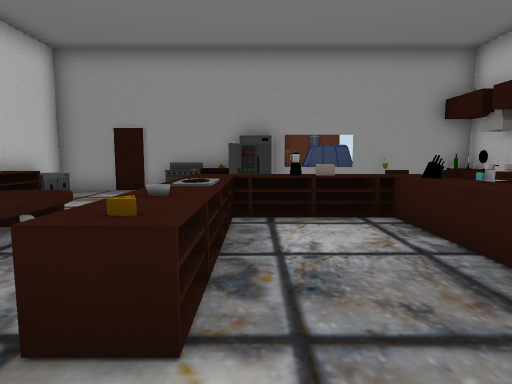
view 1 (above)

12 first-person views from a walk through a 3-D level made in the Unity game engine. The camera is 1.4 m above the floor, tilts 6° down and sees 75° across. The floor is counted in squares, 1.29 m on a side. Each view is taken from the middle of a square. On the plan, view 1 faces up. The plan holds only what a view shows up to about 13 squares ahead; the rest is blank. The place goes on beyond the plan. The player is left out.

view 2
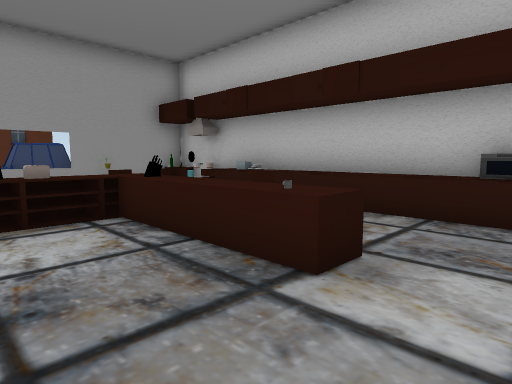

view 3
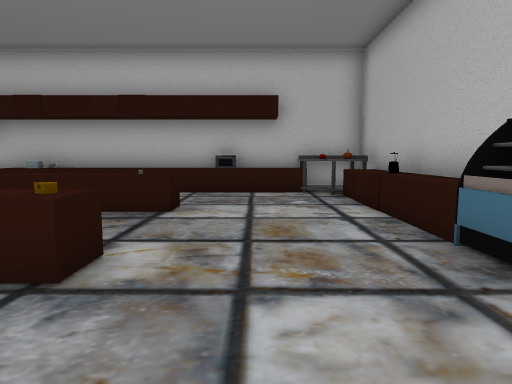

view 4
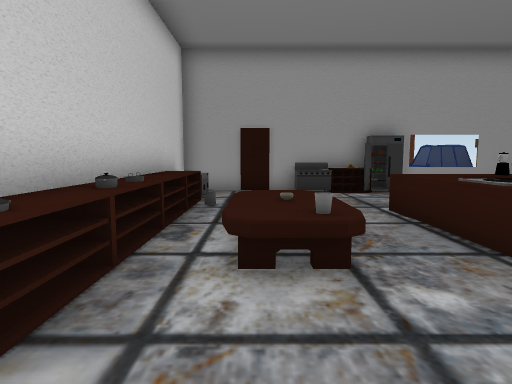

view 5
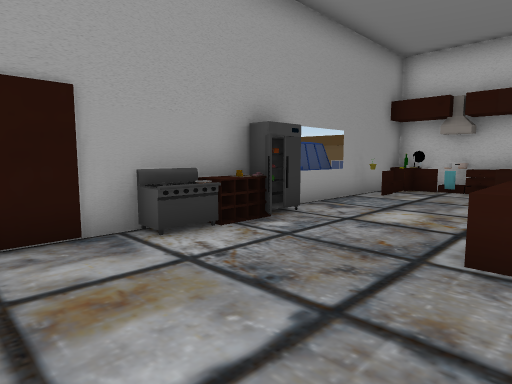

view 6
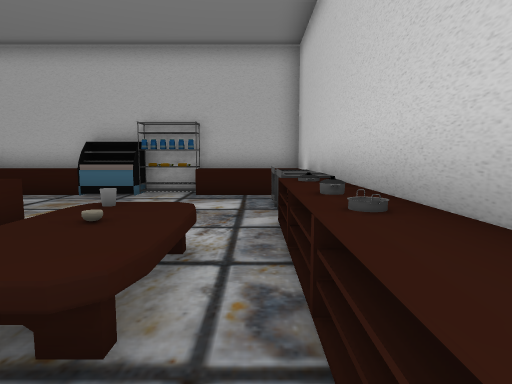

view 7
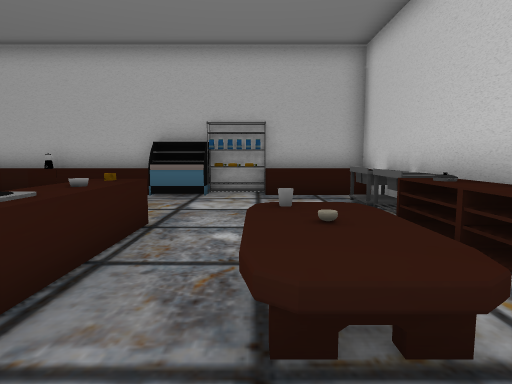

view 8
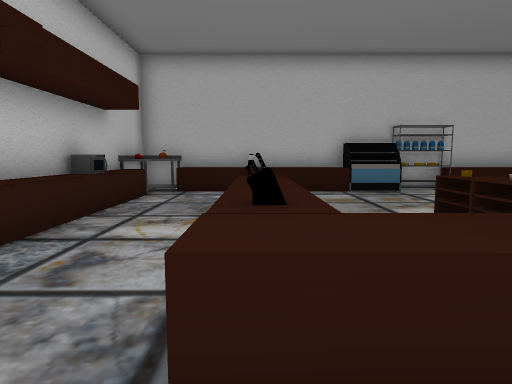

view 9
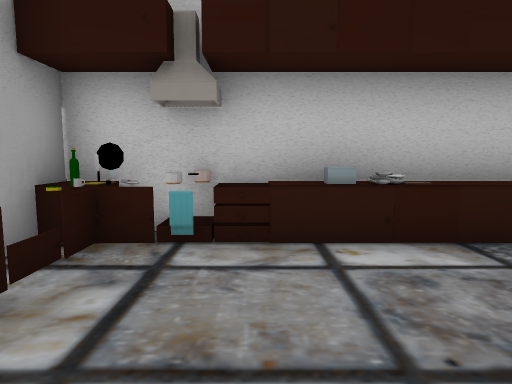

view 10
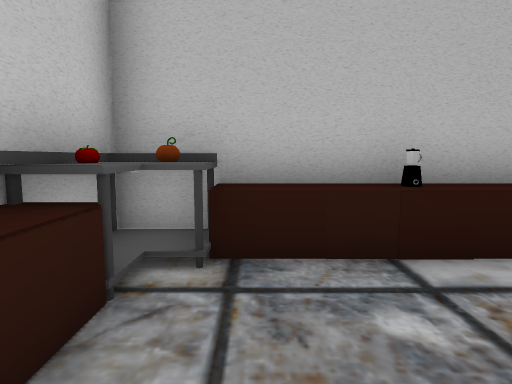

view 11
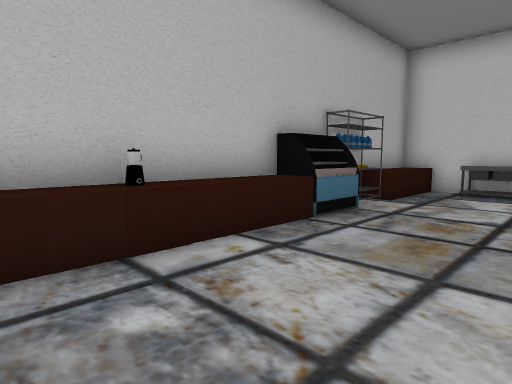

view 12
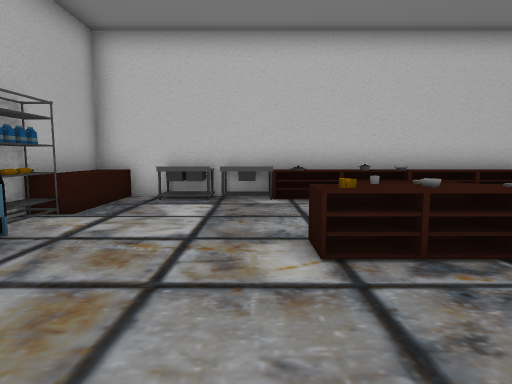

### Floor plan
Key: @ floor where view 1 was taken; # wall or solid block; . main floor; : floor 0.5 m higher than the main floor; + floor 1 m higher than the main floor; ^ raised ledge; O other object.
Columns run from 7 left of view 1 to 8 right of it. Each row starts with its distance up from view 1.
 13              O
 12         OOO  O
 11  #############OO
 10 #...OOOO...+:OOO
  9  O....O......OO
  8  O...........OO
  7  ^....^^^^^.OO#
  6  ^....OOO^O..O#
  5  ^.OO.O...O..^^
  4  O.OO.O...O..^^
  3  ^.OO.O...O..^^
  2  O....O...O..^^
  1   ...........#O
  0  O.....@.....^^
 -1  O...........O^
 -2 #............OO
 -3  OOOOOOO^^O^^O#
 -4  ##############

Positions as (right, up) in squares from view 1, and headings:
1: (0, 0), facing up
2: (0, 0), facing up-right
3: (-4, 0), facing right
4: (-4, 0), facing up
5: (-5, 6), facing up-right
6: (-5, 7), facing down
7: (-3, 7), facing down
8: (3, 8), facing down
9: (2, 8), facing right
10: (5, 1), facing down
11: (5, 1), facing down-left
12: (3, 1), facing left
